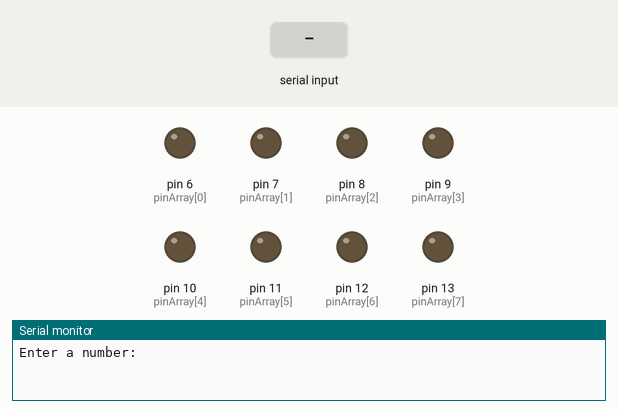
This sketch was run on a simulated Arduino Uno, built with avr-gcc and run on an emulated ATmega328P. On the bench: output pins drawn as LEDs (lit = HIGH), the last lines printed to the serial monitor. Inputs (shaded band) come from the test bench.

Above: at 1.2 s.
1.3 s: "90,45\n" received over Serial
At 2.5 s:
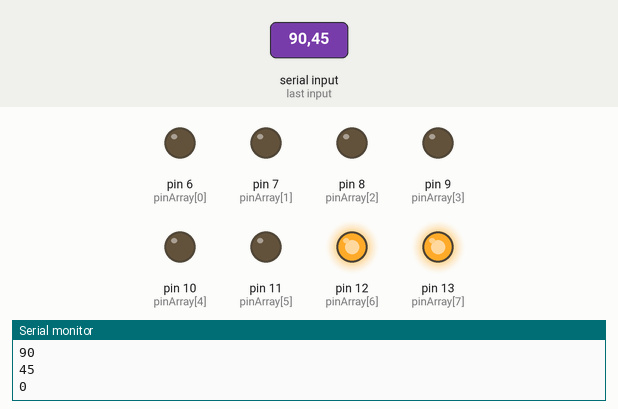
Timing chart, 0 to 4.3 s (numbered marks = the images above; inputs shaded):
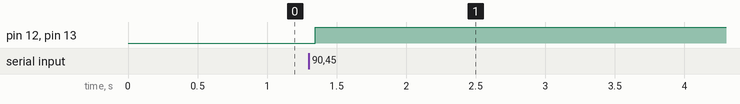

Measured:
- after the input at 1.3 s, pin 12 (pinArray[6]), pin 13 (pinArray[7]): LOW → HIGH after 0.05 s

The sketch:

CONVERT.ino.ino
```cpp
#define DELAY_TIME 500

int pinArray[] = {6,7,8,9,10,11,12,13};
char inp_char;
String inputValue = "";
int inputInt = 0;
int num = 0;

void setup() {
  for(int x = 0; x < 8; x++){
    pinMode(pinArray[x], OUTPUT);
  }

  Serial.begin(9600);

  Serial.println("Enter a number: ");

}

void loop() {

  if(Serial.available() > 0){

    inputInt= Serial.parseInt();
    Serial.println(inputInt);

    if((inputInt >= 0) && (inputInt <= 255) ){
      for(int x; x< 8; x++){

        if(inputInt = 0 ){
          digitalWrite(pinArray[x], HIGH);
        }else{
          digitalWrite(pinArray[x], LOW);
        }
         if(inputInt = 1 ){
          digitalWrite(pinArray[6], HIGH);
        }else{
          digitalWrite(pinArray[x], LOW);
        }
         if(inputInt = 2 ){
          digitalWrite(pinArray[6,7], HIGH);
        }else{
          digitalWrite(pinArray[x], LOW);
        }


      }

  }
  }
  }
```
